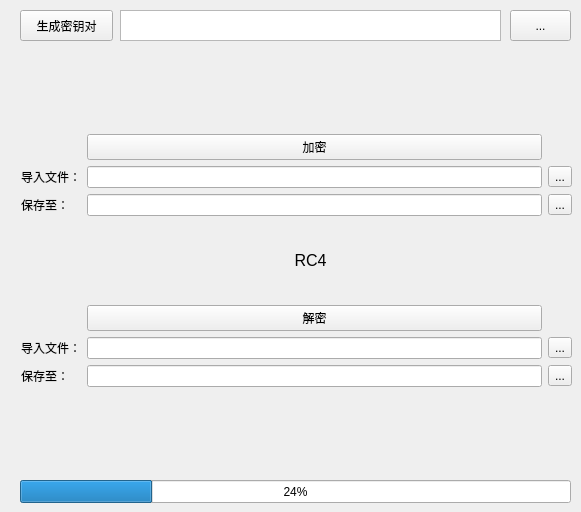
                        <widget class="QWidget" name="file_tab_3">
                            <attribute name="title">
                                <string>文件加解密</string>
                            </attribute>
                            <widget class="QProgressBar" name="progress_bar_7">
                                <property name="geometry">
                                    <rect>
                                        <x>20</x>
                                        <y>480</y>
                                        <width>551</width>
                                        <height>23</height>
                                    </rect>
                                </property>
                                <property name="value">
                                    <number>24</number>
                                </property>
                            </widget>
                            <widget class="QWidget" name="layoutWidget_2">
                                <property name="geometry">
                                    <rect>
                                        <x>21</x>
                                        <y>51</y>
                                        <width>551</width>
                                        <height>421</height>
                                    </rect>
                                </property>
                                <layout class="QVBoxLayout" name="verticalLayout_12">
                                    <item>
                                        <layout class="QGridLayout" name="gridLayout_5">
                                            <item row="0" column="1">
                                                <widget class="QPushButton" name="encrypt_button_7">
                                                    <property name="text">
                                                        <string>加密</string>
                                                    </property>
                                                </widget>
                                            </item>
                                            <item row="1" column="0">
                                                <widget class="QLabel" name="input_filename_label_5">
                                                    <property name="text">
                                                        <string>导入文件：</string>
                                                    </property>
                                                </widget>
                                            </item>
                                            <item row="1" column="1">
                                                <widget class="QLineEdit" name="import_file_path_edit_3"/>
                                            </item>
                                            <item row="1" column="2">
                                                <widget class="QToolButton" name="import_file_button_3">
                                                    <property name="text">
                                                        <string>...</string>
                                                    </property>
                                                </widget>
                                            </item>
                                            <item row="2" column="0">
                                                <widget class="QLabel" name="save_to_label_5">
                                                    <property name="text">
                                                        <string>保存至：</string>
                                                    </property>
                                                </widget>
                                            </item>
                                            <item row="2" column="1">
                                                <widget class="QLineEdit" name="save_path_label_3"/>
                                            </item>
                                            <item row="2" column="2">
                                                <widget class="QToolButton" name="path_button_5">
                                                    <property name="text">
                                                        <string>...</string>
                                                    </property>
                                                </widget>
                                            </item>
                                        </layout>
                                    </item>
                                    <item>
                                        <layout class="QGridLayout" name="gridLayout_6">
                                            <item row="0" column="1">
                                                <widget class="QPushButton" name="decrypt_button_7">
                                                    <property name="text">
                                                        <string>解密</string>
                                                    </property>
                                                </widget>
                                            </item>
                                            <item row="1" column="0">
                                                <widget class="QLabel" name="input_filename_label_6">
                                                    <property name="text">
                                                        <string>导入文件：</string>
                                                    </property>
                                                </widget>
                                            </item>
                                            <item row="1" column="1">
                                                <widget class="QLineEdit" name="lineEdit_7"/>
                                            </item>
                                            <item row="1" column="2">
                                                <widget class="QToolButton" name="toolButton_5">
                                                    <property name="text">
                                                        <string>...</string>
                                                    </property>
                                                </widget>
                                            </item>
                                            <item row="2" column="0">
                                                <widget class="QLabel" name="save_to_label_6">
                                                    <property name="text">
                                                        <string>保存至：</string>
                                                    </property>
                                                </widget>
                                            </item>
                                            <item row="2" column="1">
                                                <widget class="QLineEdit" name="lineEdit_8"/>
                                            </item>
                                            <item row="2" column="2">
                                                <widget class="QToolButton" name="path_button_6">
                                                    <property name="text">
                                                        <string>...</string>
                                                    </property>
                                                </widget>
                                            </item>
                                        </layout>
                                    </item>
                                </layout>
                            </widget>
                            <widget class="QLabel" name="what_algorithm_2">
                                <property name="geometry">
                                    <rect>
                                        <x>250</x>
                                        <y>240</y>
                                        <width>121</width>
                                        <height>41</height>
                                    </rect>
                                </property>
                                <property name="font">
                                    <font>
                                        <family>Arial</family>
                                        <pointsize>12</pointsize>
                                    </font>
                                </property>
                                <property name="text">
                                    <string>RC4</string>
                                </property>
                                <property name="alignment">
                                    <set>Qt::AlignCenter</set>
                                </property>
                            </widget>
                            <widget class="QPushButton" name="generate_keypair_button_2">
                                <property name="geometry">
                                    <rect>
                                        <x>20</x>
                                        <y>10</y>
                                        <width>93</width>
                                        <height>31</height>
                                    </rect>
                                </property>
                                <property name="text">
                                    <string>生成密钥对</string>
                                </property>
                            </widget>
                            <widget class="QTextBrowser" name="show_keypair_text_2">
                                <property name="geometry">
                                    <rect>
                                        <x>120</x>
                                        <y>10</y>
                                        <width>381</width>
                                        <height>31</height>
                                    </rect>
                                </property>
                            </widget>
                            <widget class="QToolButton" name="export_keypair_toolButton_2">
                                <property name="geometry">
                                    <rect>
                                        <x>510</x>
                                        <y>10</y>
                                        <width>61</width>
                                        <height>31</height>
                                    </rect>
                                </property>
                                <property name="text">
                                    <string>...</string>
                                </property>
                            </widget>
                        </widget>
